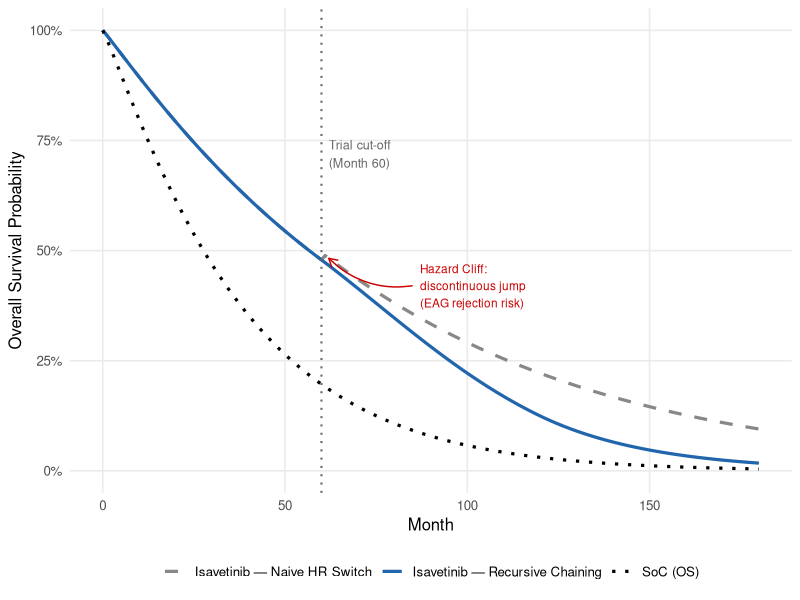
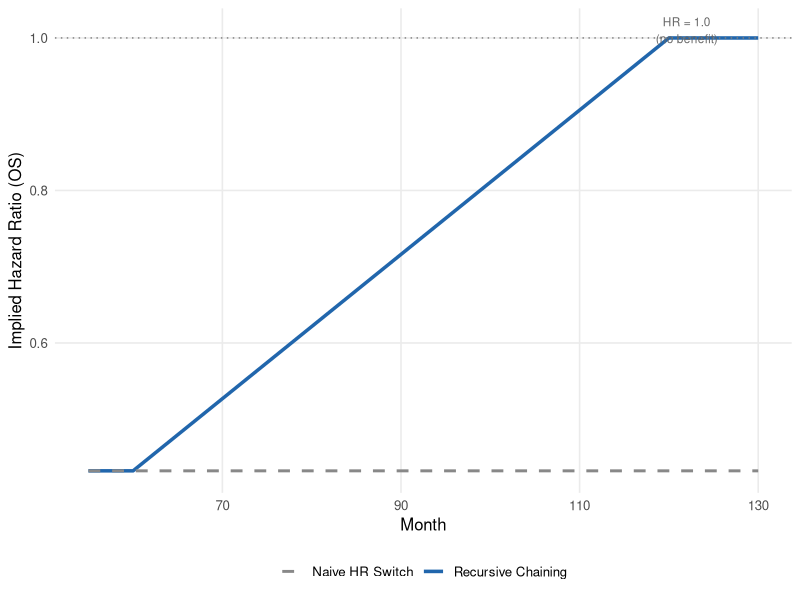
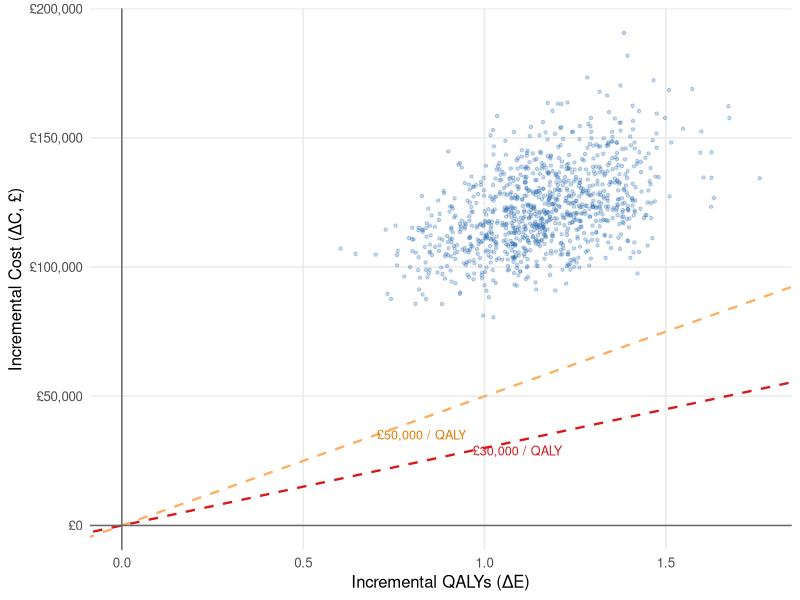
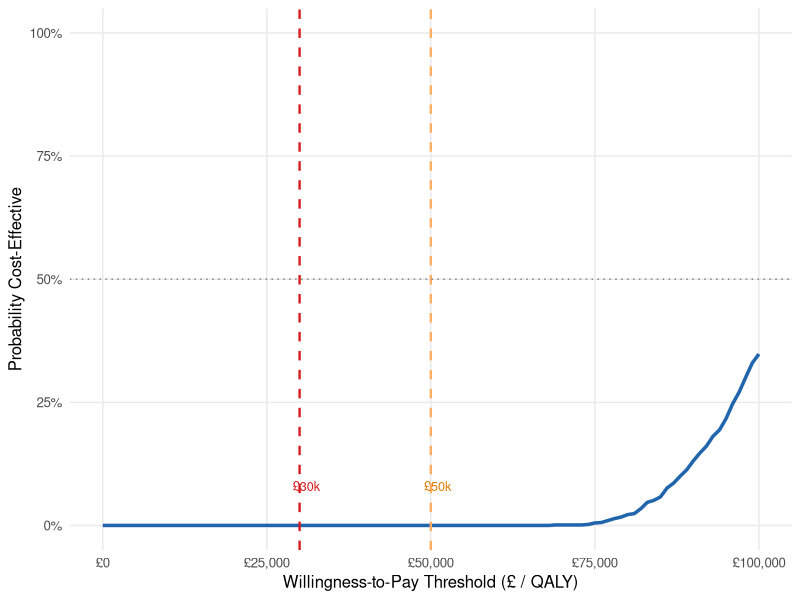

The R source for these figures, in order:
## ---- chunk 1
library(ggplot2)
library(dplyr)
library(tidyr)
set.seed(2026)
## ---- chunk 2
#| results: hold

params <- list(
  soc_pfs_alpha  = 1.20, soc_pfs_lambda  = 0.040,  # <1>
  soc_os_alpha   = 1.10, soc_os_lambda   = 0.018,
  trt_pfs_alpha  = 1.10, trt_pfs_lambda  = 0.025,  # <2>
  trt_os_alpha   = 1.05, trt_os_lambda   = 0.010,
  waning_start   = 60,                              # <3>
  waning_end     = 120,                             # <4>
  horizon        = 360                              # <5>
)

econ <- list(
  u_pfs        = 0.750,   # <6>
  u_pd         = 0.500,
  cost_pfs_trt = 4700,    # <7>
  cost_pfs_soc = 1200,
  cost_pd      = 1800,    # <8>
  disc_annual  = 0.035
)

param_tbl <- data.frame(
  Parameter = c(
    "SoC PFS: alpha / lambda",
    "SoC OS:  alpha / lambda",
    "Isavetinib PFS: alpha / lambda",
    "Isavetinib OS:  alpha / lambda",
    "Waning window (months)",
    "Model horizon (months)",
    "Utility: PFS / PD",
    "Monthly cost PFS: Isavetinib / SoC (£)",
    "Monthly cost PD, both arms (£)",
    "Annual discount rate"
  ),
  Value = c(
    "1.20 / 0.040", "1.10 / 0.018",
    "1.10 / 0.025", "1.05 / 0.010",
    "Month 60 → 120",
    "360 (30 years)",
    "0.750 / 0.500",
    "£4,700 / £1,200",
    "£1,800",
    "3.5%"
  )
)
knitr::kable(param_tbl, col.names = c("Parameter", "Value"),
  caption = "Model parameters: Weibull survival (monthly scale) and economic inputs")
## ---- chunk 3
#| results: hold

surv_weibull <- function(t, alpha, lambda) exp(-lambda * t^alpha)

df <- data.frame(Month = 0:params$horizon) |>
  mutate(
    SoC_PFS       = surv_weibull(Month, params$soc_pfs_alpha, params$soc_pfs_lambda),
    SoC_OS        = surv_weibull(Month, params$soc_os_alpha,  params$soc_os_lambda),
    Trt_PFS_Trial = surv_weibull(Month, params$trt_pfs_alpha, params$trt_pfs_lambda),
    Trt_OS_Trial  = surv_weibull(Month, params$trt_os_alpha,  params$trt_os_lambda)
  )

# Implied HR at the cut-off point (Month 60)
get_implied_hr <- function(s_trt, s_soc, t_idx) {
  h_soc <- -log(s_soc[t_idx + 1] / s_soc[t_idx])  # <1>
  h_trt <- -log(s_trt[t_idx + 1] / s_trt[t_idx])
  h_trt / h_soc
}

hr_pfs_anchor <- get_implied_hr(df$Trt_PFS_Trial, df$SoC_PFS, params$waning_start) # <2>
hr_os_anchor  <- get_implied_hr(df$Trt_OS_Trial,  df$SoC_OS,  params$waning_start)

# Naive approach: hard switch to constant HR at Month 61
df$Trt_OS_Naive <- ifelse(
  df$Month <= params$waning_start,
  df$Trt_OS_Trial,
  df$SoC_OS^hr_os_anchor  # <3>
)

# Recursive Hazard Chaining
df$Trt_PFS_Chained <- 1
df$Trt_OS_Chained  <- 1
hr_os_trajectory   <- numeric(nrow(df))
hr_os_trajectory[1:61] <- hr_os_anchor

for (i in 2:nrow(df)) {
  t <- df$Month[i]
  if (t <= params$waning_start) {
    df$Trt_PFS_Chained[i] <- df$Trt_PFS_Trial[i]
    df$Trt_OS_Chained[i]  <- df$Trt_OS_Trial[i]
  } else {
    progress <- min(1, (t - params$waning_start) /    # <4>
                       (params$waning_end - params$waning_start))
    hr_pfs <- hr_pfs_anchor + (1 - hr_pfs_anchor) * progress  # <5>
    hr_os  <- hr_os_anchor  + (1 - hr_os_anchor)  * progress
    hr_os_trajectory[i] <- hr_os

    df$Trt_PFS_Chained[i] <- df$Trt_PFS_Chained[i-1] *         # <6>
      (df$SoC_PFS[i] / df$SoC_PFS[i-1])^hr_pfs
    df$Trt_OS_Chained[i]  <- df$Trt_OS_Chained[i-1]  *
      (df$SoC_OS[i]  / df$SoC_OS[i-1])^hr_os
  }
  # Biological plausibility floor: OS >= PFS at every cycle
  if (df$Trt_OS_Chained[i] < df$Trt_PFS_Chained[i]) {  # <7>
    df$Trt_OS_Chained[i] <- df$Trt_PFS_Chained[i]
  }
}

cat(sprintf("Implied HR at anchor (Month 60): OS = %.3f | PFS = %.3f\n",
            hr_os_anchor, hr_pfs_anchor))
cat(sprintf("HR at Month 120 (end of waning):  OS = %.3f | PFS = %.3f\n",
            hr_os_anchor + (1 - hr_os_anchor), hr_pfs_anchor + (1 - hr_pfs_anchor)))
## ---- chunk 4
#| fig-cap: "Survival extrapolation comparison: Naive HR Switching (dashed) produces a visible Hazard Cliff at Month 60, while Recursive Hazard Chaining (solid blue) maintains a smooth, continuous trajectory."
#| fig-width: 10
#| fig-height: 5.5
#| warning: false
#| message: false

df_plot <- df |>
  filter(Month <= 180) |>
  select(Month, SoC_OS, Trt_OS_Naive, Trt_OS_Chained)

df_long <- df_plot |>
  pivot_longer(-Month, names_to = "Curve", values_to = "Survival") |>
  mutate(Curve = case_match(Curve,
    "SoC_OS"          ~ "SoC (OS)",
    "Trt_OS_Naive"    ~ "Isavetinib — Naive HR Switch",
    "Trt_OS_Chained"  ~ "Isavetinib — Recursive Chaining"
  ))

ggplot(df_long, aes(x = Month, y = Survival, colour = Curve, linetype = Curve)) +
  geom_line(linewidth = 1.1) +
  geom_vline(xintercept = 60, linetype = "dotted", colour = "grey40", linewidth = 0.7) +
  annotate("text", x = 62, y = 0.72, label = "Trial cut-off\n(Month 60)",
           hjust = 0, size = 3.2, colour = "grey40") +
  annotate("curve",
    x = 85, y = 0.42, xend = 62, yend = df$Trt_OS_Naive[63],
    arrow = arrow(length = unit(0.25, "cm")), colour = "#cc0000", curvature = -0.25) +
  annotate("text", x = 87, y = 0.42,
    label = "Hazard Cliff:\ndiscontinuous jump\n(EAG rejection risk)",
    hjust = 0, size = 3.0, colour = "#cc0000") +
  scale_colour_manual(values = c(
    "SoC (OS)"                       = "black",
    "Isavetinib — Naive HR Switch"   = "#888888",
    "Isavetinib — Recursive Chaining"= "#2166ac"
  )) +
  scale_linetype_manual(values = c(
    "SoC (OS)"                       = "dotted",
    "Isavetinib — Naive HR Switch"   = "dashed",
    "Isavetinib — Recursive Chaining"= "solid"
  )) +
  scale_y_continuous(labels = scales::percent_format(), limits = c(0, 1)) +
  labs(x = "Month", y = "Overall Survival Probability",
       colour = NULL, linetype = NULL) +
  theme_minimal(base_size = 12) +
  theme(legend.position = "bottom",
        panel.grid.minor = element_blank())
## ---- chunk 5
#| fig-cap: "Implied OS Hazard Ratio trajectory: Naive HR Switching applies a constant HR from Month 61 (flat line), while Recursive Chaining smoothly interpolates from the anchored HR back to 1.0 at Month 120."
#| fig-width: 9
#| fig-height: 4
#| warning: false
#| message: false

hr_df <- data.frame(
  Month     = 0:params$horizon,
  Chained   = hr_os_trajectory,
  Naive     = ifelse(0:params$horizon <= params$waning_start,
                     hr_os_anchor,
                     hr_os_anchor)
) |> filter(Month >= 55 & Month <= 130)

ggplot(hr_df, aes(x = Month)) +
  geom_line(aes(y = Chained, colour = "Recursive Chaining"), linewidth = 1.2) +
  geom_line(aes(y = Naive, colour = "Naive HR Switch"), linetype = "dashed", linewidth = 1.0) +
  geom_hline(yintercept = 1, linetype = "dotted", colour = "grey50") +
  annotate("text", x = 122, y = 1.01, label = "HR = 1.0\n(no benefit)", size = 3.0, colour = "grey40") +
  scale_colour_manual(values = c(
    "Recursive Chaining" = "#2166ac",
    "Naive HR Switch"    = "#888888"
  )) +
  labs(x = "Month", y = "Implied Hazard Ratio (OS)", colour = NULL) +
  theme_minimal(base_size = 12) +
  theme(legend.position = "bottom", panel.grid.minor = element_blank())
## ---- chunk 6
#| results: hold

run_partsm <- function(pfs_trt, os_trt, pfs_soc, os_soc,
                       u_pfs, u_pd,
                       cost_pfs_trt, cost_pfs_soc, cost_pd,
                       disc_annual) {
  months       <- seq_along(pfs_trt) - 1
  disc_monthly <- (1 + disc_annual)^(1/12) - 1
  discount     <- 1 / (1 + disc_monthly)^months

  # State occupancy with biological plausibility constraint
  pi_pfs_trt <- pmax(0, pmin(pfs_trt, os_trt))
  pi_pd_trt  <- pmax(0, os_trt  - pi_pfs_trt)
  pi_pfs_soc <- pmax(0, pmin(pfs_soc, os_soc))
  pi_pd_soc  <- pmax(0, os_soc  - pi_pfs_soc)

  # QALYs (divide by 12 to convert monthly cycles to annual units)
  qaly_trt <- sum((pi_pfs_trt * u_pfs + pi_pd_trt * u_pd) * discount) / 12
  qaly_soc <- sum((pi_pfs_soc * u_pfs + pi_pd_soc * u_pd) * discount) / 12

  # Costs (monthly costs remain on monthly scale; discount handles timing)
  cost_trt <- sum((pi_pfs_trt * cost_pfs_trt + pi_pd_trt * cost_pd) * discount)
  cost_soc <- sum((pi_pfs_soc * cost_pfs_soc + pi_pd_soc * cost_pd) * discount)

  list(
    qaly_trt = qaly_trt, qaly_soc = qaly_soc,
    cost_trt = cost_trt, cost_soc = cost_soc,
    delta_e  = qaly_trt - qaly_soc,
    delta_c  = cost_trt - cost_soc,
    icer     = (cost_trt - cost_soc) / (qaly_trt - qaly_soc)
  )
}

bc <- run_partsm(
  df$Trt_PFS_Chained, df$Trt_OS_Chained,
  df$SoC_PFS,         df$SoC_OS,
  econ$u_pfs, econ$u_pd,
  econ$cost_pfs_trt, econ$cost_pfs_soc, econ$cost_pd,
  econ$disc_annual
)

result_tbl <- data.frame(
  Metric = c(
    "Discounted QALYs — Isavetinib",
    "Discounted QALYs — SoC",
    "Incremental QALYs (ΔE)",
    "Discounted Cost — Isavetinib (£)",
    "Discounted Cost — SoC (£)",
    "Incremental Cost (ΔC, £)",
    "ICER (£ / QALY)"
  ),
  Value = c(
    round(bc$qaly_trt, 3),
    round(bc$qaly_soc, 3),
    round(bc$delta_e,  3),
    formatC(bc$cost_trt, format = "f", digits = 0, big.mark = ","),
    formatC(bc$cost_soc, format = "f", digits = 0, big.mark = ","),
    formatC(bc$delta_c,  format = "f", digits = 0, big.mark = ","),
    formatC(bc$icer,     format = "f", digits = 0, big.mark = ",")
  )
)
knitr::kable(result_tbl, col.names = c("Metric", "Value"),
  caption = "Base-case cost-effectiveness results (Recursive Hazard Chaining, 3.5% discount)")
## ---- chunk 7
#| cache: true
#| results: hold
#| message: false
#| warning: false

n_psa <- 1000

# Beta distribution parameters from mean and SD
beta_pars <- function(mu, sd) {
  v <- sd^2
  list(a = mu * (mu*(1-mu)/v - 1),
       b = (1-mu) * (mu*(1-mu)/v - 1))
}

bp_pfs <- beta_pars(econ$u_pfs, 0.05)
bp_pd  <- beta_pars(econ$u_pd,  0.05)

# PSA samples
psa_u_pfs        <- rbeta(n_psa, bp_pfs$a, bp_pfs$b)
psa_u_pd         <- rbeta(n_psa, bp_pd$a,  bp_pd$b)
psa_soc_os_lam   <- rlnorm(n_psa, log(params$soc_os_lambda),  0.10)
psa_soc_pfs_lam  <- rlnorm(n_psa, log(params$soc_pfs_lambda), 0.10)
psa_trt_os_lam   <- rlnorm(n_psa, log(params$trt_os_lambda),  0.10)
psa_trt_pfs_lam  <- rlnorm(n_psa, log(params$trt_pfs_lambda), 0.10)
psa_cost_drug    <- rgamma(n_psa, shape = 100, rate = 100 / econ$cost_pfs_trt)
psa_cost_soc_pfs <- rgamma(n_psa, shape = 100, rate = 100 / econ$cost_pfs_soc)

# PSA loop
psa_results <- lapply(seq_len(n_psa), function(k) {
  p <- params
  p$soc_os_lambda  <- psa_soc_os_lam[k]
  p$soc_pfs_lambda <- psa_soc_pfs_lam[k]
  p$trt_os_lambda  <- psa_trt_os_lam[k]
  p$trt_pfs_lambda <- psa_trt_pfs_lam[k]

  m <- 0:p$horizon
  soc_pfs <- surv_weibull(m, p$soc_pfs_alpha, p$soc_pfs_lambda)
  soc_os  <- surv_weibull(m, p$soc_os_alpha,  p$soc_os_lambda)
  trt_pfs <- surv_weibull(m, p$trt_pfs_alpha, p$trt_pfs_lambda)
  trt_os  <- surv_weibull(m, p$trt_os_alpha,  p$trt_os_lambda)

  # Re-run hazard chaining with sampled parameters
  hr_os_k  <- -log(trt_os[p$waning_start + 2]  / trt_os[p$waning_start + 1]) /
              (-log(soc_os[p$waning_start + 2]  / soc_os[p$waning_start + 1]))
  hr_pfs_k <- -log(trt_pfs[p$waning_start + 2] / trt_pfs[p$waning_start + 1]) /
              (-log(soc_pfs[p$waning_start + 2] / soc_pfs[p$waning_start + 1]))

  trt_os_c  <- rep(1, length(m))
  trt_pfs_c <- rep(1, length(m))

  for (i in 2:length(m)) {
    t <- m[i]
    if (t <= p$waning_start) {
      trt_pfs_c[i] <- trt_pfs[i]
      trt_os_c[i]  <- trt_os[i]
    } else {
      prog     <- min(1, (t - p$waning_start) / (p$waning_end - p$waning_start))
      hr_p     <- hr_pfs_k + (1 - hr_pfs_k) * prog
      hr_o     <- hr_os_k  + (1 - hr_os_k)  * prog
      trt_pfs_c[i] <- trt_pfs_c[i-1] * (soc_pfs[i] / soc_pfs[i-1])^hr_p
      trt_os_c[i]  <- trt_os_c[i-1]  * (soc_os[i]  / soc_os[i-1])^hr_o
    }
    if (trt_os_c[i] < trt_pfs_c[i]) trt_os_c[i] <- trt_pfs_c[i]
  }

  res <- run_partsm(
    trt_pfs_c, trt_os_c, soc_pfs, soc_os,
    psa_u_pfs[k], psa_u_pd[k],
    psa_cost_drug[k], psa_cost_soc_pfs[k], econ$cost_pd,
    econ$disc_annual
  )
  c(delta_e = res$delta_e, delta_c = res$delta_c)
})

psa_df <- as.data.frame(do.call(rbind, psa_results))

cat(sprintf("PSA mean ICER:   £%s / QALY\n",
    formatC(mean(psa_df$delta_c / psa_df$delta_e), format="f", digits=0, big.mark=",")))
cat(sprintf("P(CE) at £30,000: %.0f%%\n",
    mean(psa_df$delta_c / psa_df$delta_e < 30000) * 100))
cat(sprintf("P(CE) at £50,000: %.0f%%\n",
    mean(psa_df$delta_c / psa_df$delta_e < 50000) * 100))
## ---- chunk 8
#| fig-cap: "Cost-effectiveness plane (1,000 PSA iterations). The majority of iterations fall in the north-east quadrant, indicating Isavetinib is more effective and more costly than SoC. The dashed lines show the £30,000 and £50,000 willingness-to-pay thresholds."
#| fig-width: 8
#| fig-height: 6

wtp_30k_slope <- 30000 / 12
wtp_50k_slope <- 50000 / 12

ggplot(psa_df, aes(x = delta_e, y = delta_c)) +
  geom_point(alpha = 0.25, size = 0.9, colour = "#2166ac") +
  geom_abline(slope = 30000, intercept = 0, linetype = "dashed",
              colour = "#d7191c", linewidth = 0.8) +
  geom_abline(slope = 50000, intercept = 0, linetype = "dashed",
              colour = "#fdae61", linewidth = 0.8) +
  geom_hline(yintercept = 0, colour = "grey40", linewidth = 0.5) +
  geom_vline(xintercept = 0, colour = "grey40", linewidth = 0.5) +
  annotate("text", x = max(psa_df$delta_e) * 0.55, y = max(psa_df$delta_e) * 0.55 * 30000,
           label = "£30,000 / QALY", colour = "#d7191c", size = 3.2, hjust = 0) +
  annotate("text", x = max(psa_df$delta_e) * 0.4, y = max(psa_df$delta_e) * 0.4 * 50000,
           label = "£50,000 / QALY", colour = "#e07b00", size = 3.2, hjust = 0) +
  scale_y_continuous(labels = scales::label_dollar(prefix = "£", big.mark = ",")) +
  labs(x = "Incremental QALYs (ΔE)",
       y = "Incremental Cost (ΔC, £)") +
  theme_minimal(base_size = 12) +
  theme(panel.grid.minor = element_blank())
## ---- chunk 9
#| fig-cap: "Cost-Effectiveness Acceptability Curve (CEAC). The curve shows the probability that Isavetinib is cost-effective across a range of willingness-to-pay thresholds. At £50,000 (severity-adjusted threshold), the probability of cost-effectiveness exceeds 50%."
#| fig-width: 8
#| fig-height: 5

wtp_seq   <- seq(0, 100000, by = 1000)
p_ce      <- sapply(wtp_seq, function(wtp) mean((psa_df$delta_c / psa_df$delta_e) < wtp))
ceac_data <- data.frame(WTP = wtp_seq, P_CE = p_ce)

ggplot(ceac_data, aes(x = WTP, y = P_CE)) +
  geom_line(colour = "#2166ac", linewidth = 1.2) +
  geom_vline(xintercept = 30000, linetype = "dashed", colour = "#d7191c", linewidth = 0.8) +
  geom_vline(xintercept = 50000, linetype = "dashed", colour = "#fdae61", linewidth = 0.8) +
  geom_hline(yintercept = 0.5, linetype = "dotted", colour = "grey50") +
  annotate("text", x = 31000, y = 0.08, label = "£30k", colour = "#d7191c", size = 3.2) +
  annotate("text", x = 51000, y = 0.08, label = "£50k", colour = "#e07b00", size = 3.2) +
  scale_x_continuous(labels = scales::label_dollar(prefix = "£", big.mark = ",")) +
  scale_y_continuous(labels = scales::percent_format(), limits = c(0, 1)) +
  labs(x = "Willingness-to-Pay Threshold (£ / QALY)",
       y = "Probability Cost-Effective") +
  theme_minimal(base_size = 12) +
  theme(panel.grid.minor = element_blank())
